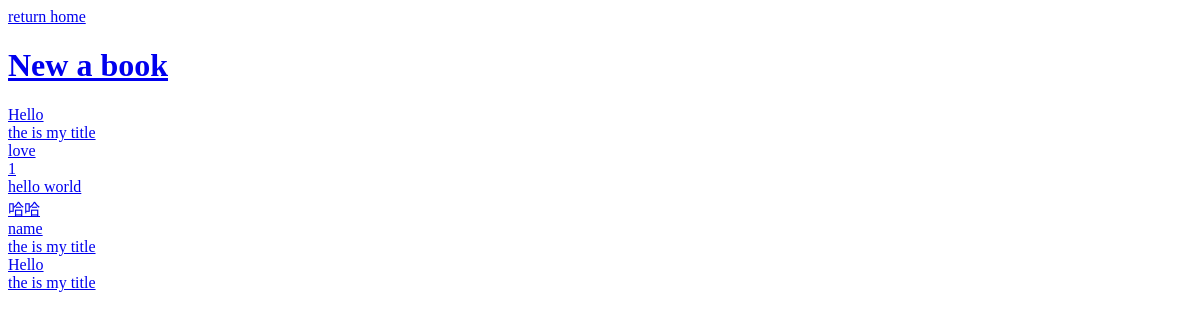
The app's page /home, older data.
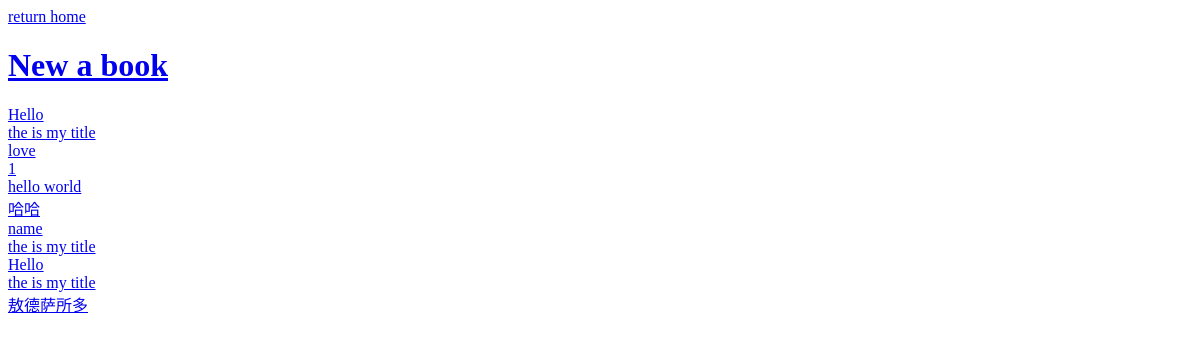
The same page, newer data.
### index/models.py (models this page shows, shortened)
class date(models.Model):
    title = models.CharField(max_length = 32,default = 'Title')
    content = models.TextField(null=True)
    pub_time = models.DateTimeField(null=True)

### index/views.py (the view)
# urls.py: url(r'^home$',app.date, name ='date'),
def date(request):  #请求
	acts = models.date.objects.all() #获取数据库，返回一张表单
	return render(request,'homepage.html',{'acts': acts})#返回一个页面，链接acts 键值获取里面表单

### index/templates/homepage.html (shortened to what this page needs)
<!DOCTYPE html>
<html>
<head>
</head>
<body>
<div>
	<a href="{% url 'retuen_home' %}"> return home </a>
</div>
<h1>
	<a href="{% url 'edit_page' 0 %}">New a book </a>
</h1>
{% for act in acts %}
	<a href="{% url 'date_page' act.id %}">{{act.title}}</a>
	<br/>
{% endfor%}
</body>
</html>

Row changes from the older to the newer data that the page shows:
added date: title "敖德萨所多"
